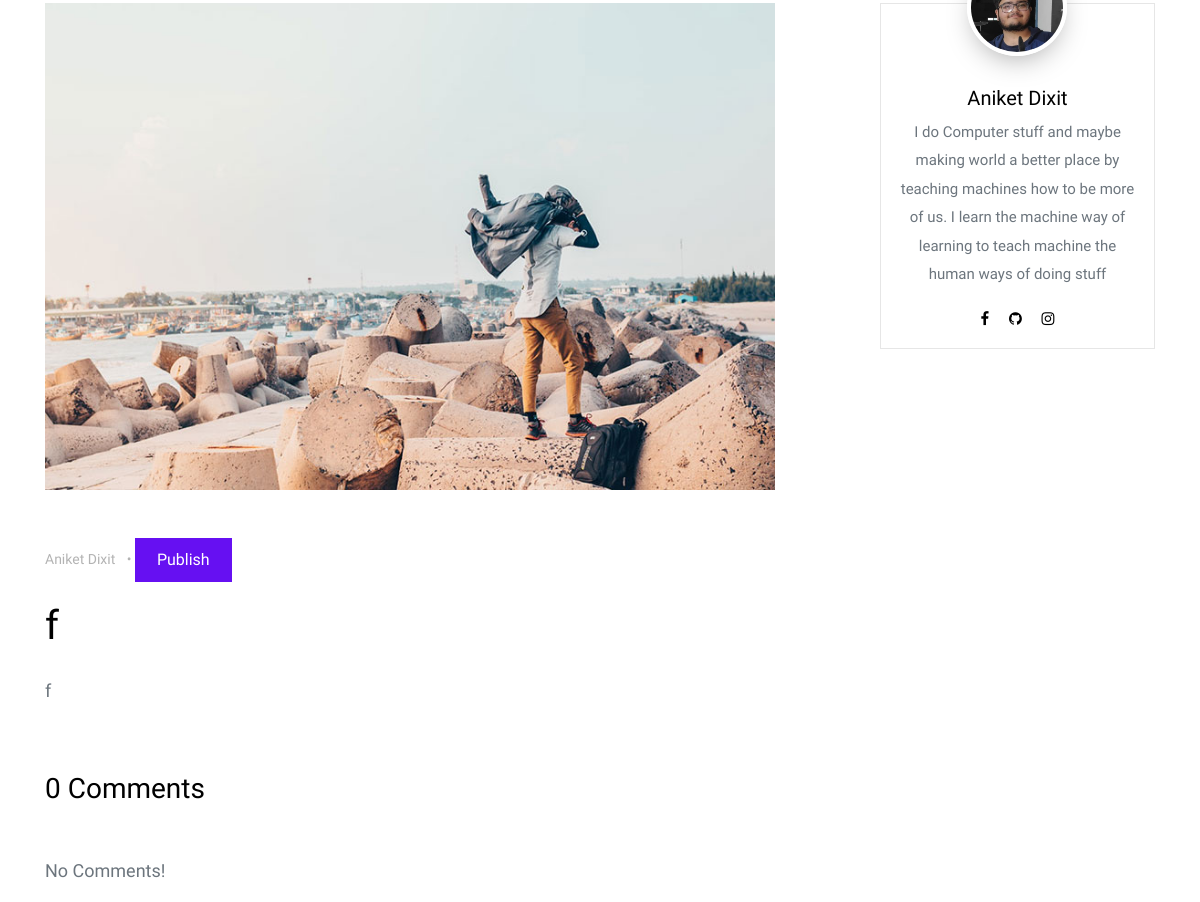
Page /post/10 (middle part) on the earlier database version.
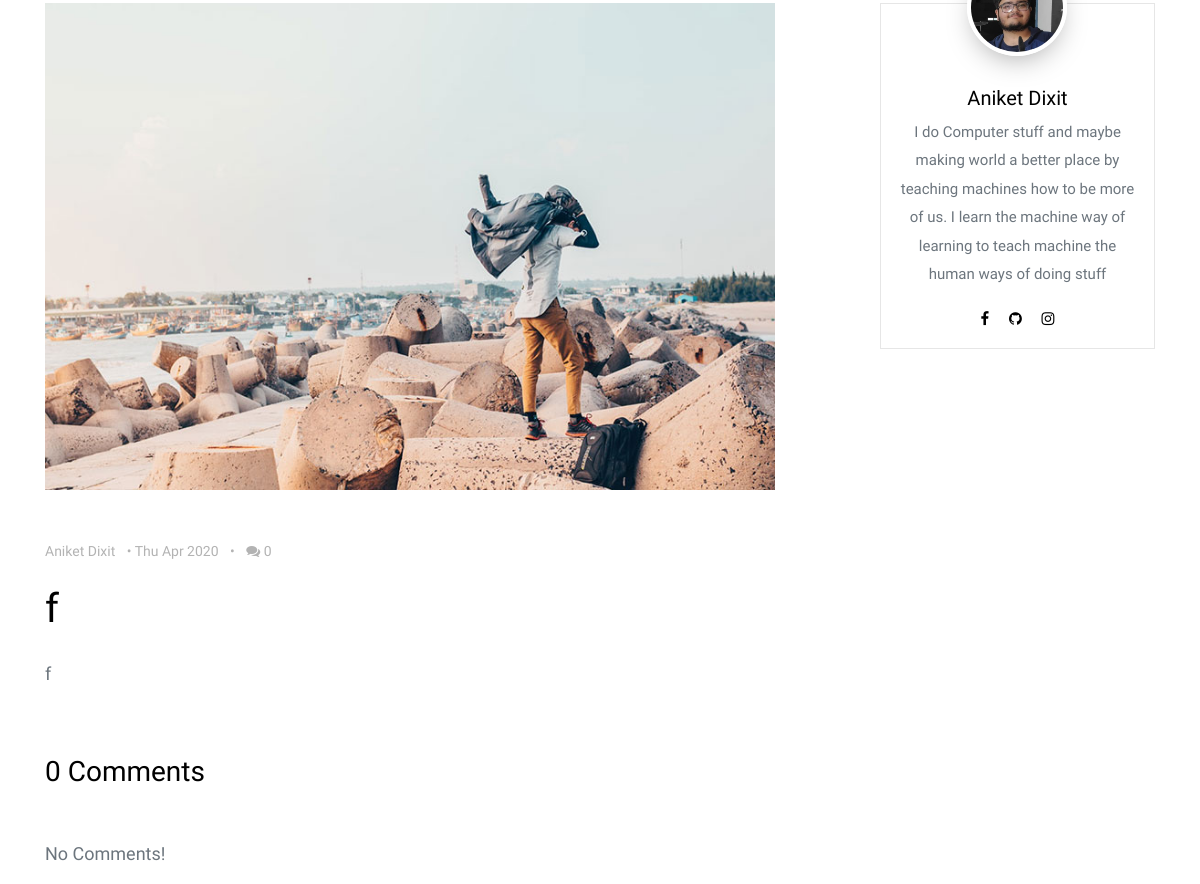
Same page on the later database version.
### blog/models.py (models this page shows, shortened)
class Post(models.Model):
    author = models.ForeignKey('UserProfileInfo', on_delete = models.CASCADE)
    title = models.CharField(max_length = 200)
    cover_img = models.ImageField(upload_to = 'cover_image', blank = True)
    text = models.TextField()
    created_date = models.DateTimeField(default = timezone.now)
    published_date = models.DateTimeField(blank = True, null = True)
    def approve_comments(self):
        return self.comments.filter(approved_comment=True)

class UserProfileInfo(models.Model):
    user = models.OneToOneField(User, on_delete= models.CASCADE)
    profile_img = models.ImageField(upload_to = 'profile_pics', blank = True)
    description = models.TextField(blank = True)
    instagram = models.URLField(blank = True)
    facebook = models.URLField(blank = True)
    github = models.URLField(blank = True)

### blog/views.py (the view)
# urls.py: path('post/<int:pk>', PostDetailView.as_view(), name = 'post_detail'),
class PostDetailView(DetailView):
    model = Post

### blog/templates/blog/post_detail.html (shortened to what this page needs)
{% extends "blog/base.html" %}
{% load static %}
{% block content %}
<section class="site-section py-lg">
  <div class="container">
    <div class="row blog-entries element-animate">
      <div class="col-md-12 col-lg-8 main-content">
        <img src="/media/{{post.cover_img}}" alt="Image" class="img-fluid mb-5">
         <div class="post-meta">
            <span class="author mr-2"> {{post.author.user.first_name}} {{post.author.user.last_name}}</span>&bullet;
            {% if post.published_date  %}
                <span class="mr-2">{{ post.published_date|date:"D M Y"}}</span> &bullet;
                <span class="ml-2"><span class="fa fa-comments"></span> {{post.approve_comments.count}}</span>
            {% else %}
                <a href="{% url 'post_publish' pk=post.pk %}" class='btn btn-primary'>Publish</a>
            {% endif %}
          </div>
        <h1 class="mb-4">{{post.title|safe|linebreaksbr}}</h1>
        <div class="post-content-body">
            {{post.text|safe|linebreaksbr}}
        </div>
        <div class="pt-5">
          <h3 class="mb-5">{{post.approve_comments.count}} Comments</h3>
          <ul class="comment-list">
              {% for comment in post.comments.all %}
                {% if user.is_authenticated or comment.approved_comment %}
                    <li class="comment">
                      <div class="comment-body">
                        <h3>{{comment.author}}</h3>
                        <div class="meta">{{comment.created_date}}</div>
                        <p>{{comment.text|safe|linebreaks}}</p>
                      </div>
                    </li>
                    {% if not comment.approved_comment %}
                        <a href="{% url 'comment_remove' pk=comment.pk %}">
                            remove
                        </a>
                        <a href="{% url 'comment_approve' pk=comment.pk %}">
                            approve
                        </a>
                    {% endif %}
                {% endif %}
                {% empty %}
                <p> No Comments!</p>
              {% endfor %}
          </ul>
        </div>
      </div>
      <div class="col-md-12 col-lg-4 sidebar">
        <div class="sidebar-box">
          <div class="bio text-center">
            <img src="/media/{{post.author.profile_img}}" alt="Image Placeholder" class="img-fluid">
            <div class="bio-body">
              <h2>{{post.author.user.first_name}} {{post.author.user.last_name}}</h2>
              <p>{{post.author.description}}</p>
              <p class="social">
                <a href="{{post.author.facebook}}" class="p-2"><span class="fa fa-facebook"></span></a>
                <a href="{{post.author.github}}" class="p-2"><span class="fa fa-github"></span></a>
                <a href="{{post.author.instagram}}" class="p-2"><span class="fa fa-instagram"></span></a>
              </p>
            </div>
          </div>
        </div>
      </div>
    </div>
  </div>
</section>
{% endblock %}

Differences in the rows shown:
changed Post "Aniket Dixit": published_date (not shown) → "Thu Apr 2020"; approve_comments.count (not shown) → "0"
Other differences:
text no longer shown: "Publish"
